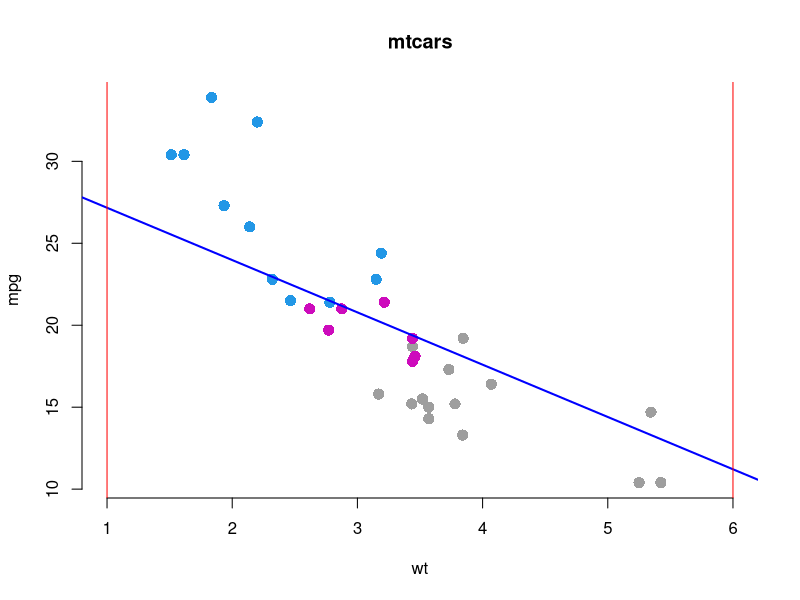

This figure's R source:
## ---- chunk 1
knitr::opts_chunk$set(echo = FALSE)
## ---- chunk 2
fit<-lm(mpg ~ wt + cyl, data = mtcars)
plot(mtcars$wt, mtcars$mpg, xlab = "wt", ylab = "mpg", main = "mtcars", xlim = c(1,6), cex = 1.5, pch = 16, bty = "n", col=mtcars$cyl)
abline(a=fit[[1]][1]+ (mean(mtcars$cyl)*fit[[1]][3]), b= fit[[1]][2], col = "blue", lwd = 2)
          abline(v=1, col ="red")
          abline(v=6, col ="red")
